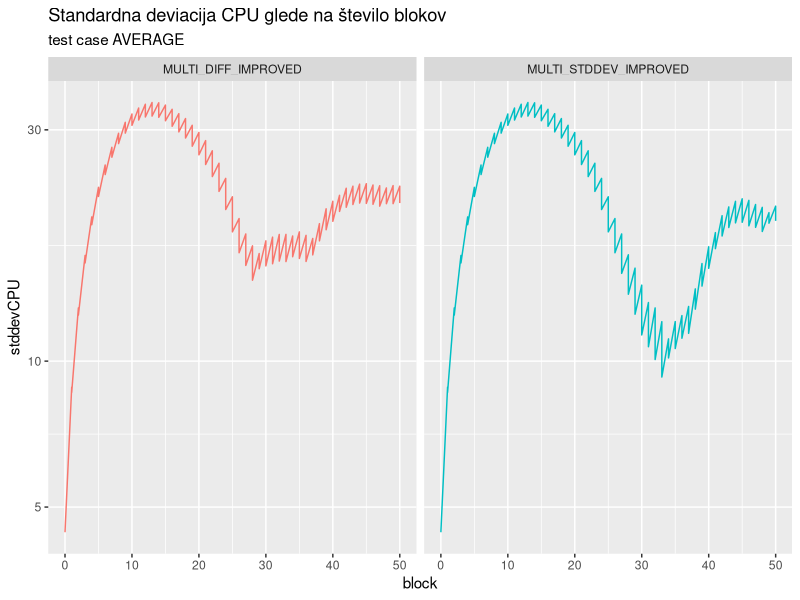

Reproduce this figure in R.
library(tidyverse)

migrationsMultipleDiff <- read.csv('testdata/diff-stddev/migrations-diff.csv')
migrationsMultipleStddev <- read.csv('testdata/diff-stddev/migrations-stddev.csv')

# View(migrationsMultipleDiff)
# View(migrationsMultipleStddev)

# STDDEV ~ BLOCK
migrationsMultipleDiff %>% rbind(migrationsMultipleStddev) %>% 
  {testCase <<- unique(.$testCase); .} %>% 
  ggplot() +
  geom_line(aes(x=block, y=stddevCPU, color=algorithm)) +
  scale_y_continuous(trans='log10') +
  xlim(0, 50) +
  facet_wrap(~algorithm) +
  theme(legend.position="none") +
  labs(title="Standardna deviacija CPU glede na število blokov", subtitle = paste("test case", testCase))
